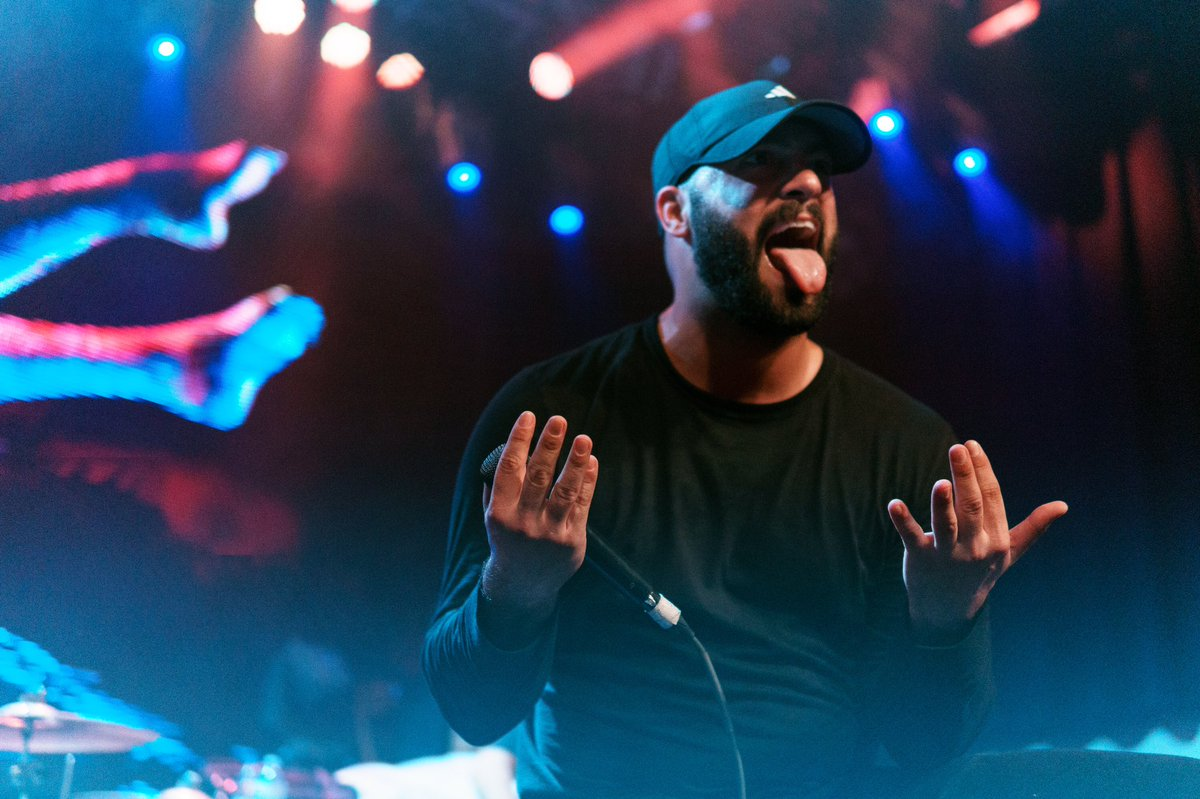
#> input picture test_images/jt.jpg, 1200 x 799 px
$ python testing.py
#> lines starting #> are read from the running program, lines starting #| are printed output that depends on the picture
from __future__ import division
import numpy as np
import cv2
import sys
import random

from matplotlib import pyplot as plt
from typing import List


img = cv2.imread('../test_images/jt.jpg', 0)
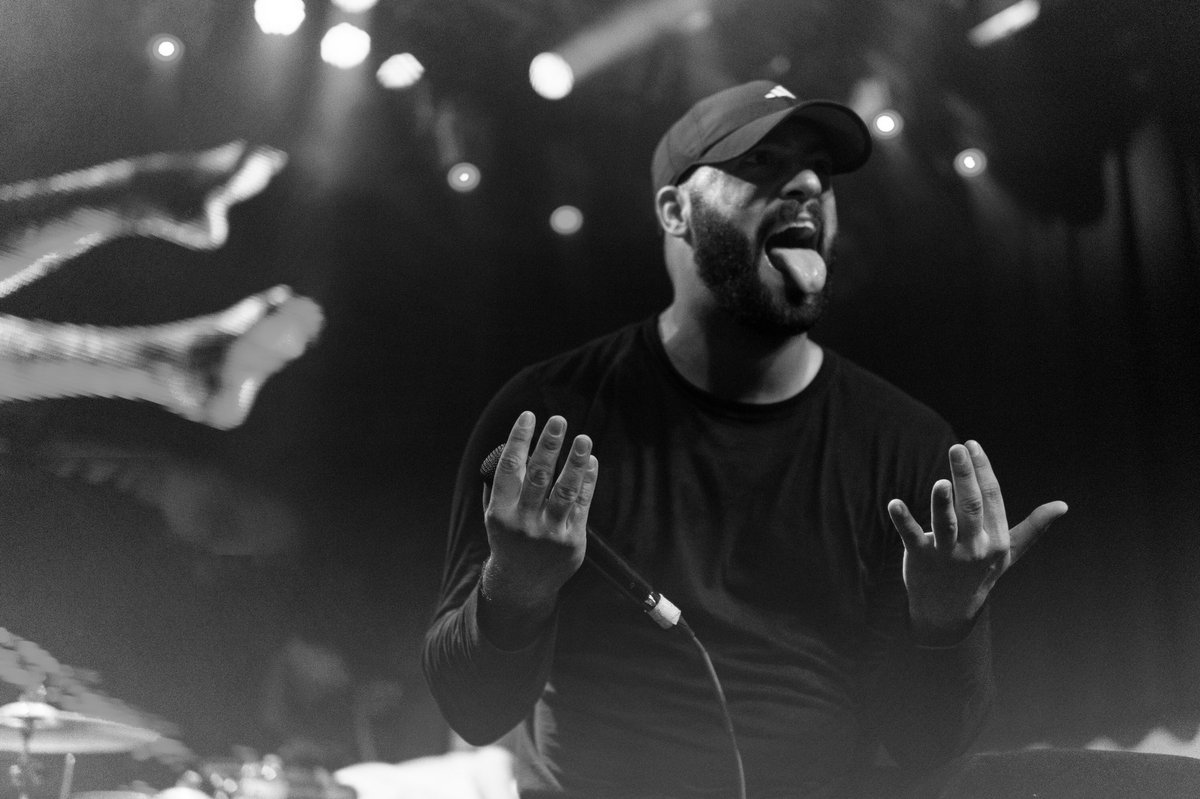
#> img: shape (799, 1200); min 0, max 255, mean 58.1

mask = np.zeros(img.shape[:2], np.uint8)
mask[121:125, 223:227] = 255

hist_mask = cv2.calcHist([img], [0], mask, [256], [0, 256])
#> hist_mask = 256 values, max 3 at index 73, min 0 at index 0, mean 0.0625
plt.plot(hist_mask)

plt.show()
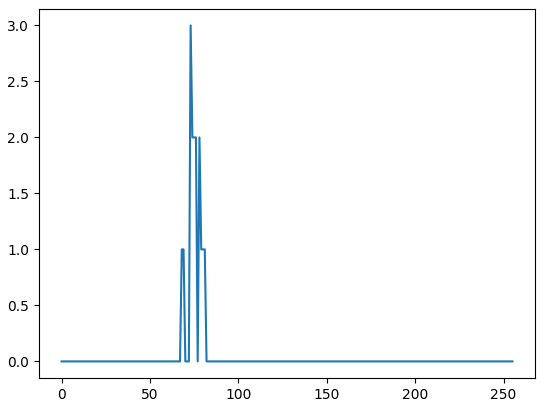
#> figure drawn by matplotlib, 1 panel; curve peaks at x = 73, y = 3
